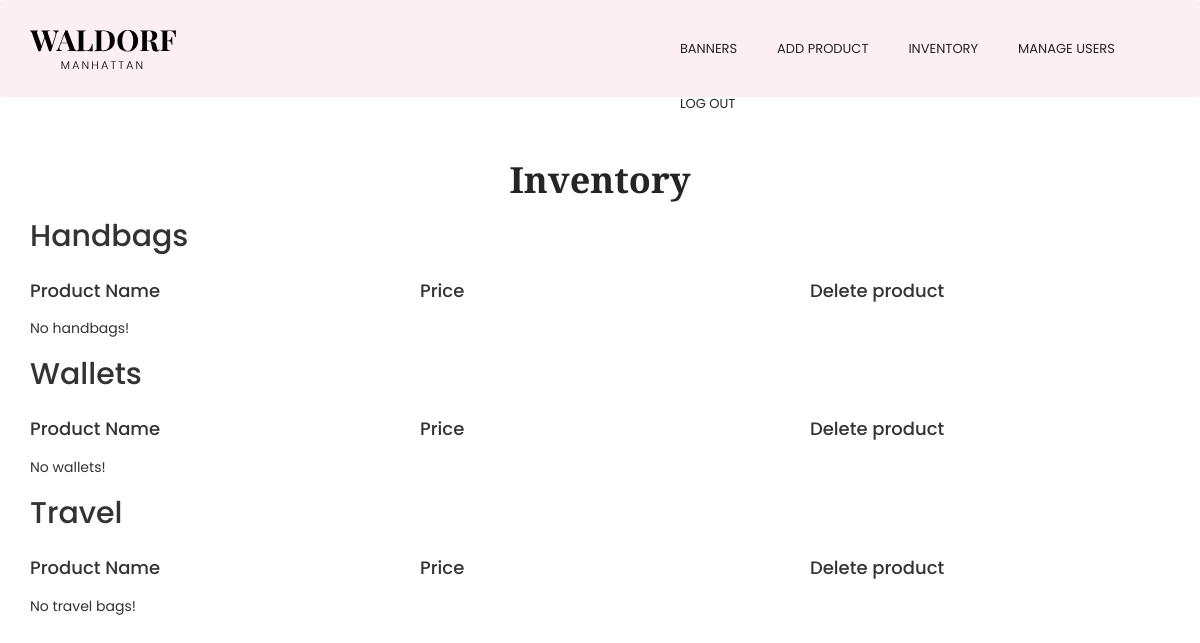
The app's page /inventory.php, older data.
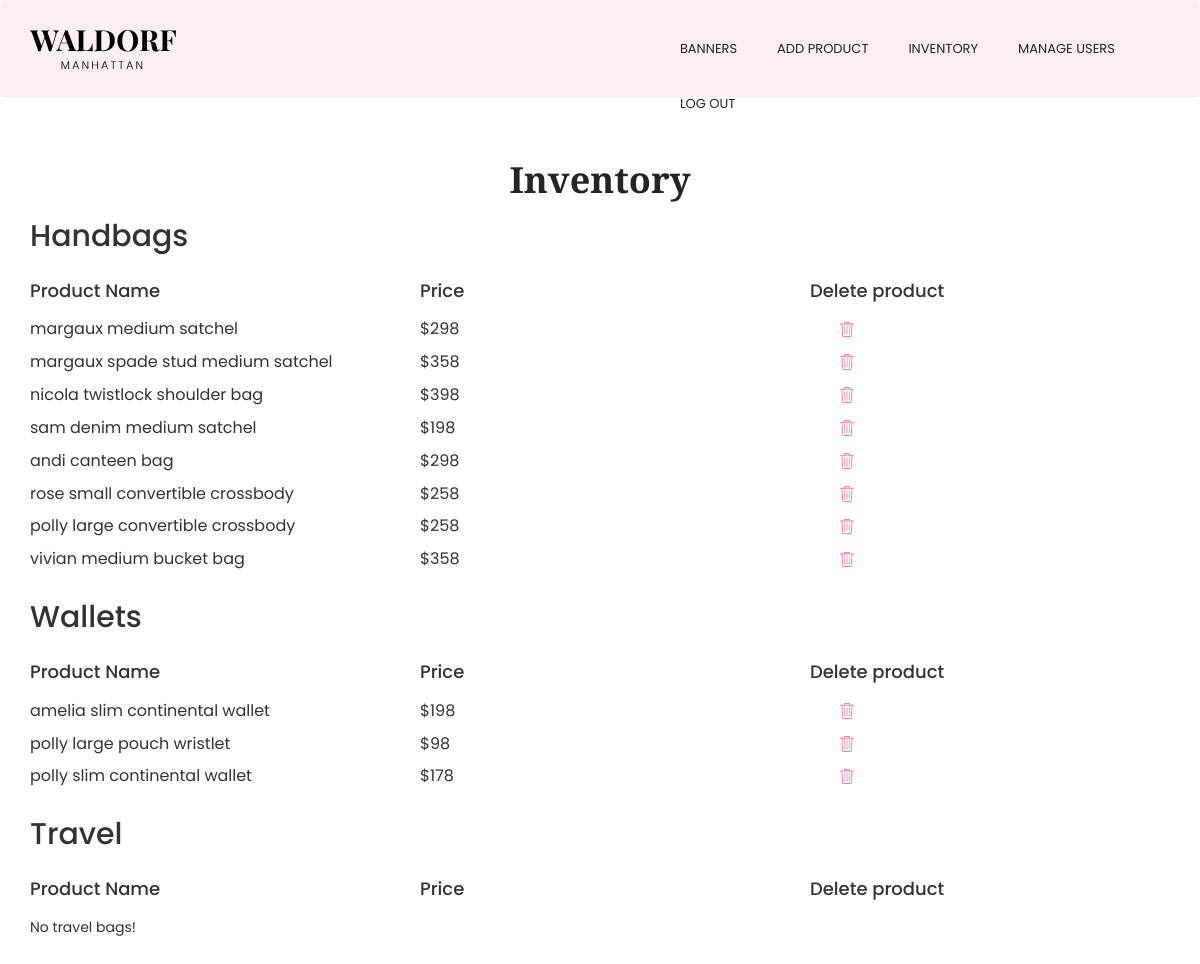
The same page, newer data.
### tables this page shows
CREATE TABLE `handbags` (
  `id` int(10) NOT NULL,
  `product_name` varchar(100) DEFAULT NULL,
  `price` varchar(10) DEFAULT NULL,
  `descripcion` varchar(400) DEFAULT NULL,
  `dimensions` text,
  `materials` text,
  `details` text,
  `image_1` varchar(100) DEFAULT NULL,
  `image_2` varchar(100) DEFAULT NULL,
  `image_3` varchar(100) DEFAULT NULL
);

CREATE TABLE `wallets` (
  `id` int(10) NOT NULL,
  `product_name` varchar(100) DEFAULT NULL,
  `price` varchar(10) DEFAULT NULL,
  `descripcion` varchar(400) DEFAULT NULL,
  `dimensions` text,
  `materials` text,
  `details` text,
  `image_1` varchar(100) DEFAULT NULL,
  `image_2` varchar(100) DEFAULT NULL,
  `image_3` varchar(100) DEFAULT NULL
);

### src/funciones.php (called while the page is built, shortened)
<?php
function get($tabla) {
  $db = mysqli_connect("db","root","root", "main");
  $query = "SELECT * FROM $tabla";
  $result = $db->query($query);
  $resultados = [];
  $i = 0;
  if ($result->num_rows > 0) :
      while($row = $result->fetch_assoc()) :
        $resultados[$i] = $row;
        $i++;
      endwhile;
  else :
    $resultados = false;
  endif;
  return $resultados;
}
?>

### src/inventory.php (the view)
<?php
  include('funciones.php');
  include('estructura/header-admin.php');
  $url_pagina = $_SERVER['REQUEST_URI'];
  $url_pagina = str_replace('/', '', $url_pagina);
  $url_pagina = str_replace('.php', '', $url_pagina);
?>
<main class="admin-options">
  <div class="container">
  <h1 class="admin-title"> Inventory </h1>
  <section class="subir-foto">
  <h2>Handbags</h2>
  <div class="inventory-title">
    <div class="row">
      <div>
        <article class="col-12 col-xs-4 col-md-4">
          <p>Product Name</p>
        </article>
        <article class="col-12 col-xs-4 col-md-4">
          <p>Price</p>
        </article>
        <article class="col-12 col-xs-4 col-md-4">
          <p>Delete product</p>
        </article>
      </div>
    </div>
  </div>
  <div class="users-info">
  <?php
    $handbags = get('handbags');
    if( $handbags ) :
    foreach( $handbags as $handbag ):
  ?>
    <div class="row">
      <div>
        <article class="col-12 col-xs-4 col-md-4">
          <p><?php echo $handbag['product_name'] ?></p>
        </article>
        <article class="col-12 col-xs-4 col-md-4">
          <p>$<?php echo number_format(@$handbag['price']) ?></p>
        </article>
        <article class="col-12 col-xs-4 col-md-4">
          <a href="eliminar.php?url=<?php echo $url_pagina ?>&tipo=handbags&id=<?php echo $handbag['id'] ?>">
          <img class="icon" src="imgs/trash.svg">
          </a>
        </article>
      </div>
    </div>
  <?php
    endforeach;
    else :
  ?>
    <div class="sin-resultados">
      No handbags!
    </div>
    <?php endif; ?>
</div>
</section>
<section class="subir-foto">
  <h2>Wallets</h2>
  <div class="inventory-title">
    <div class="row">
      <div>
        <article class="col-12 col-xs-4 col-md-4">
          <p>Product Name</p>
        </article>
        <article class="col-12 col-xs-4 col-md-4">
          <p>Price</p>
        </article>
        <article class="col-12 col-xs-4 col-md-4">
          <p>Delete product</p>
        </article>
      </div>
    </div>
  </div>
  <div class="users-info">
  <?php
    $wallets = get('wallets');
    if( $wallets ) :
    foreach( $wallets as $wallet ):
  ?>
    <div class="row">
      <div>
        <article class="col-12 col-xs-4 col-md-4">
          <p><?php echo $wallet['product_name'] ?></p>
        </article>
        <article class="col-12 col-xs-4 col-md-4">
          <p>$<?php echo number_format(@$wallet['price']) ?></p>
        </article>
        <article class="col-12 col-xs-4 col-md-4">
          <a href="eliminar.php?url=<?php echo $url_pagina ?>&tipo=wallets&id=<?php echo $wallet['id'] ?>">
          <img class="icon" src="imgs/trash.svg">
          </a>
        </article>
      </div>
    </div>
  <?php
    endforeach;
    else :
  ?>
    <div class="sin-resultados">
      No wallets!
    </div>
    <?php endif; ?>
</div>
</section>
<section class="subir-foto">
  <h2>Travel</h2>
  <div class="inventory-title">
    <div class="row">
      <div>
        <article class="col-12 col-xs-4 col-md-4">
          <p>Product Name</p>
        </article>
        <article class="col-12 col-xs-4 col-md-4">
          <p>Price</p>
        </article>
        <article class="col-12 col-xs-4 col-md-4">
          <p>Delete product</p>
        </article>
      </div>
    </div>
  </div>
  <div class="users-info">
  <?php
    $travel = get('travel');
    if( $travel ) :
    foreach( $travel as $travel ):
  ?>
    <div class="row">
      <div>
        <article class="col-12 col-xs-4 col-md-4">
          <p><?php echo $travel['product_name'] ?></p>
        </article>
        <article class="col-12 col-xs-4 col-md-4">
          <p>$<?php echo number_format(@$travel['price']) ?></p>
        </article>
        <article class="col-12 col-xs-4 col-md-4">
          <a href="eliminar.php?url=<?php echo $url_pagina ?>&tipo=travel&id=<?php echo $travel['id'] ?>">
          <img class="icon" src="imgs/trash.svg">
          </a>
        </article>
      </div>
    </div>
  <?php
    endforeach;
    else :
  ?>
    <div class="sin-resultados">
      No travel bags!
    </div>
    <?php endif; ?>
</div>
</section>
  </div>
</main>
<?php
include('estructura/footer-admin.php');
?>

### src/estructura/header-admin.php (shortened to what this page needs)
<!DOCTYPE html>
<html lang="en">
<head>
  <link rel="stylesheet" type="text/css" href="css/estilos.css">
  <link rel="stylesheet" href="https://maxcdn.bootstrapcdn.com/bootstrap/3.3.7/css/bootstrap.min.css">
  <link rel="stylesheet" href="css/bootstrap.min.css">
  <link rel="stylesheet" href="css/estilos.css">
</head>
<body>
<header class="header navbar-fixed-top">
        <nav class="navbar" role="navigation">
          <div class="container">
                <div class="menu-container js_nav-item">
                    <div class="logo">
                      <a class="logo-wrap" href="banners.php">
                          <img class="logo-img logo-img-main" src="imgs/logo.svg" alt="Waldorf Logo">
                      </a>
                  </div>
              </div>
              <div class="collapse navbar-collapse nav-collapse">
                  <div class="menu-container elementos-menu">
                      <ul class="nav navbar-nav navbar-nav-right">
                          <li class="js_nav-item nav-item"><a class="nav-item-child nav-item-hover" href="banners.php">BANNERS</a></li>
                          <li class="js_nav-item nav-item"><a class="nav-item-child nav-item-hover" href="product-type.php">ADD PRODUCT</a></li>
                          <li class="js_nav-item nav-item"><a class="nav-item-child nav-item-hover" href="inventory.php">INVENTORY</a></li>
                          <li class="js_nav-item nav-item"><a class="nav-item-child nav-item-hover" href="manage-users.php">MANAGE USERS</a></li>
                          <li class="js_nav-item nav-item"><a class="nav-item-child nav-item-hover" href="logout-admin.php">LOG OUT</a></li>
                      </ul>
                  </div>
              </div>
          </div>
      </nav>
      </header>
<div class="espaciador-de-menu"></div>

### src/estructura/footer-admin.php
</body>
</html>

### src/css/estilos.css (style rules this page uses)
body { font-family: 'Poppins', Helvetica, sans-serif; }
.col-12 { height:100%; }
.inventory-title p { font-weight: 500; font-size: 18px; padding-bottom: 5px; }
.users-info p { font-size: 16px; }
.subir-foto h2 { padding-bottom: 15px; }
.admin-title { display: flex; justify-content: center; font-family: 'Playfair Display'; font-weight: 600; color: #252525; }
.admin-options { padding: 40px 0px; }
.users-info .icon { margin-left: 30px; }
.navbar-fixed-top .navbar-collapse { max-height: 100%; }
.header .navbar { margin-bottom: 0; transition-duration: 300ms; transition-property: all; transition-timing-function: cubic-bezier(0.7, 1, 0.7, 1); background-color: #fbeff3; box-shadow: 0px 3px 6px rgba(158,158,158,0.05); }
.header .menu-container:before, .header .menu-container:after { content: " "; display: table; }
.header .menu-container:after { clear: both; }
.header .logo { width: 150px; height: 150px; float: left; max-height: 95px; line-height: 65px; }
.header .logo-wrap { display: inline-block; padding: 15px 0; }
.header .logo-img { display: inline-block; width: 146px; height: auto; max-width: 100%; max-height: 100%; vertical-align: middle; }
.header .logo-img-main { display: inline-block; transition-duration: 400ms; transition-property: all; transition-timing-function: cubic-bezier(0.7, 1, 0.7, 1); }
.header .navbar-nav { padding-left: 0; margin-bottom: 0; list-style: none; }
.header .nav-item { position: relative; display: block; }
.header .nav-item:last-child .nav-item-child { padding-right: 0; }
.header .nav-item-child { position: relative; display: block; font-size: 13px; font-weight: 400; font-family: "Poppins", sans-serif; color: #262425;; text-transform: uppercase; line-height: 15px; padding: 20px; transition-duration: 300ms; transition-property: all; transition-timing-function: cubic-bezier(0.7, 1, 0.7, 1); }
.header .nav-item-hover { position: relative; }
.header .nav-item-hover:after { position: absolute; color: #FFB4BB; top: 45px; left: 0; width: 9px; height: 2px; opacity: 0; content: " "; transition-duration: 400ms; transition-property: all; transition-timing-function: cubic-bezier(0.7, 1, 0.7, 1); }
.elementos-menu { position:absolute; top:20px; left:55% }
@media (min-width: 992px) { .header .navbar-nav-right { float: right; } }
.espaciador-de-menu { width: 100%; height: 100px; }

Row changes from the older to the newer data that the page shows:
added handbags: product_name "margaux medium satchel", price "298"
added handbags: product_name "margaux spade stud medium satchel", price "358"
added handbags: product_name "nicola twistlock shoulder bag", price "398"
added handbags: product_name "sam denim medium satchel", price "198"
added handbags: product_name "andi canteen bag", price "298"
added handbags: product_name "rose small convertible crossbody", price "258"
added handbags: product_name "polly large convertible crossbody", price "258"
added handbags: product_name "vivian medium bucket bag", price "358"
added wallets: product_name "amelia slim continental wallet", price "198"
added wallets: product_name "polly large pouch wristlet", price "98"
added wallets: product_name "polly slim continental wallet", price "178"
Text that changed along with them:
text no longer shown: "No handbags! No wallets!"
